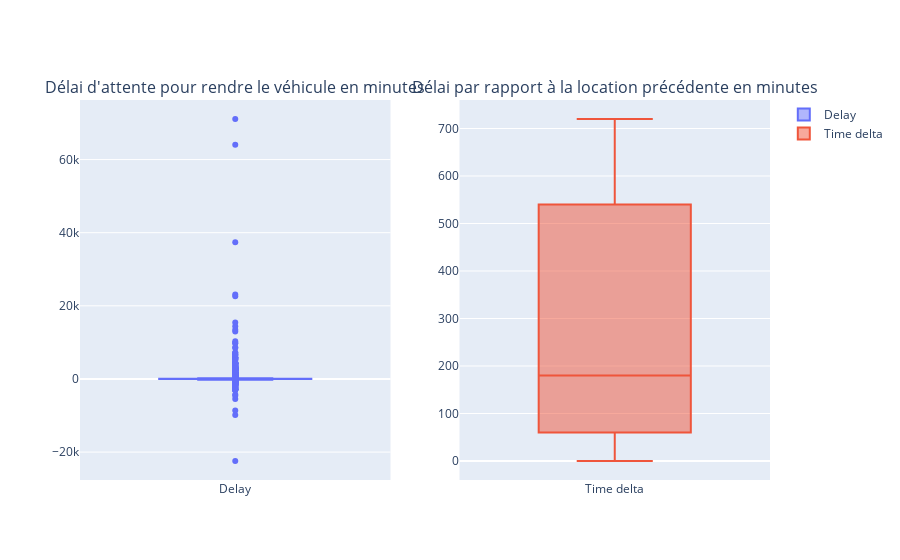

Here is the notebook cell this chart was saved with:
### Markdown cell above
On peut voir que la donnée previous_ended_rental_id n'est pas forcément renseigné.

### Code cell
# Visualisation de la distribution des données et repérage des outliers
fig = make_subplots(rows=1, cols=2, subplot_titles=("Délai d'attente pour rendre le véhicule en minutes", "Délai par rapport à la location précédente en minutes"))

fig.add_trace(go.Box(y=dataset['delay_at_checkout_in_minutes'], name='Delay'), row=1, col=1)
fig.add_trace(go.Box(y=dataset['time_delta_with_previous_rental_in_minutes'], name='Time delta'), row=1, col=2)

# Afficher la figure
fig.show()

### Figure 1 — Plotly figure (JSON) as saved in the notebook; plotly's stock layout.template omitted (floating-point values rounded to 4 significant figures; data arrays with more than 128 entries replaced by an {"elided": "..."} marker saying what was removed)
{"data": [{"name": "Delay", "type": "box", "xaxis": "x", "y": {"elided": "18045 int values"}, "yaxis": "y"}, {"name": "Time delta", "type": "box", "xaxis": "x2", "y": {"elided": "18045 int values"}, "yaxis": "y2"}], "layout": {"annotations": [{"font": {"size": 16}, "showarrow": false, "text": "Délai d'attente pour rendre le véhicule en minutes", "x": 0.225, "xanchor": "center", "xref": "paper", "y": 1, "yanchor": "bottom", "yref": "paper"}, {"font": {"size": 16}, "showarrow": false, "text": "Délai par rapport à la location précédente en minutes", "x": 0.775, "xanchor": "center", "xref": "paper", "y": 1, "yanchor": "bottom", "yref": "paper"}], "xaxis": {"anchor": "y", "domain": [0, 0.45]}, "xaxis2": {"anchor": "y2", "domain": [0.55, 1]}, "yaxis": {"anchor": "x", "domain": [0, 1]}, "yaxis2": {"anchor": "x2", "domain": [0, 1]}}}
